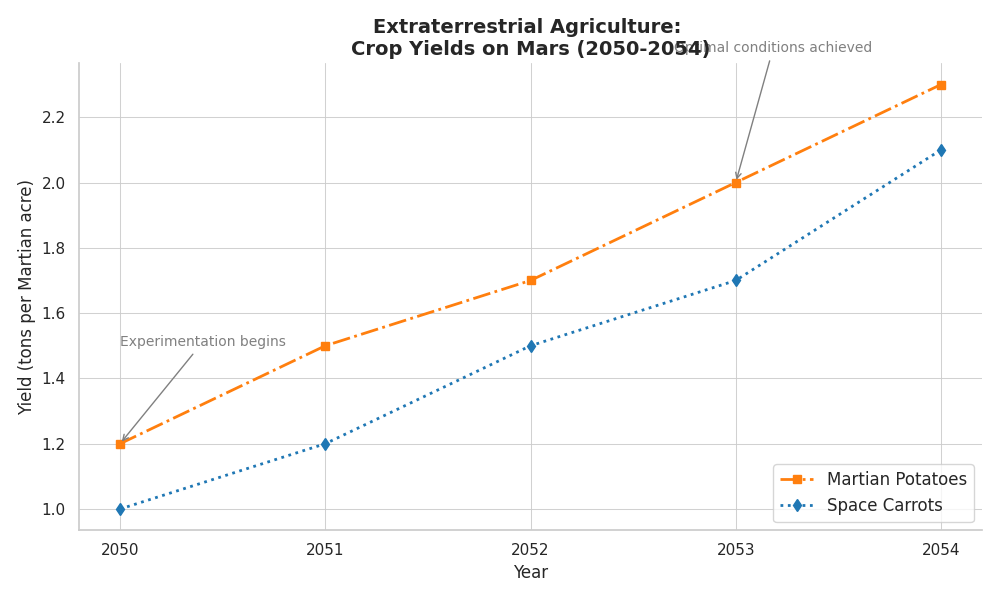

The Python source for this figure:
import matplotlib.pyplot as plt
import numpy as np

# Data
years = np.array([2050, 2051, 2052, 2053, 2054])
martian_potatoes = np.array([1.2, 1.5, 1.7, 2.0, 2.3])
space_carrots = np.array([1.0, 1.2, 1.5, 1.7, 2.1])

# Create the plot
plt.figure(figsize=(10, 6))

# Plot each crop type with varied markers and line styles
plt.plot(years, martian_potatoes, marker='s', linestyle='-.', linewidth=2, color='tab:orange', label='Martian Potatoes')
plt.plot(years, space_carrots, marker='d', linestyle=':', linewidth=2, color='tab:blue', label='Space Carrots')

# Title and labels
plt.title('Extraterrestrial Agriculture: \nCrop Yields on Mars (2050-2054)', fontsize=14, fontweight='bold')
plt.xlabel('Year', fontsize=12)
plt.ylabel('Yield (tons per Martian acre)', fontsize=12)

# Ticks and grid
plt.xticks(years)
plt.grid(True, linestyle='-', linewidth=0.75, alpha=0.9)

# Legend with changed position and font size
plt.legend(loc='lower right', fontsize=12)

# Annotations without change in this instruction
plt.annotate('Experimentation begins', xy=(2050, 1.2), xytext=(2050, 1.5),
             arrowprops=dict(arrowstyle='->', color='gray'), fontsize=10, color='gray')

plt.annotate('Optimal conditions achieved', xy=(2053, 2.0), xytext=(2052.7, 2.4),
             arrowprops=dict(arrowstyle='->', color='gray'), fontsize=10, color='gray')

# Modify the borders
plt.gca().spines['top'].set_visible(False)
plt.gca().spines['right'].set_visible(False)

# Automatically adjust layout
plt.tight_layout()

# Display the plot
plt.show()
